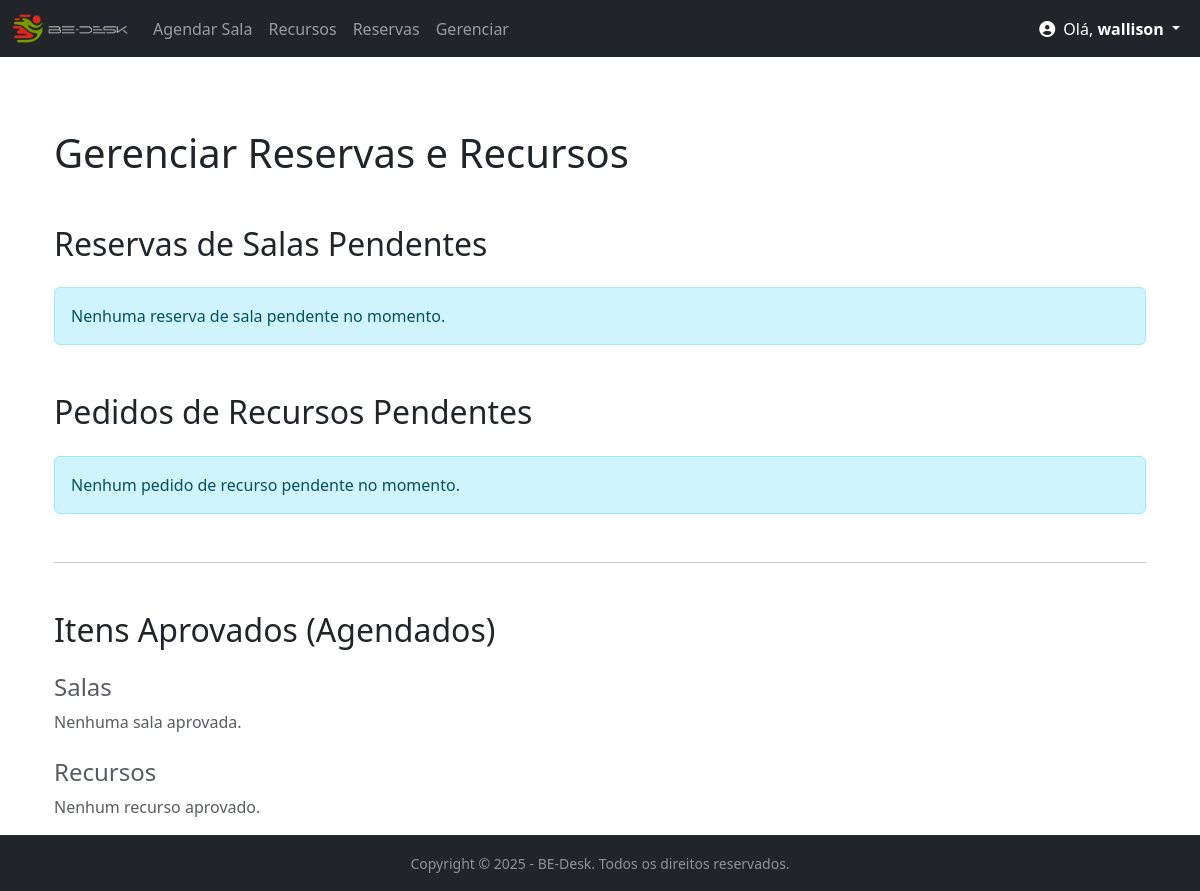
Page /gerenciar/ (signed in) on the earlier database version.
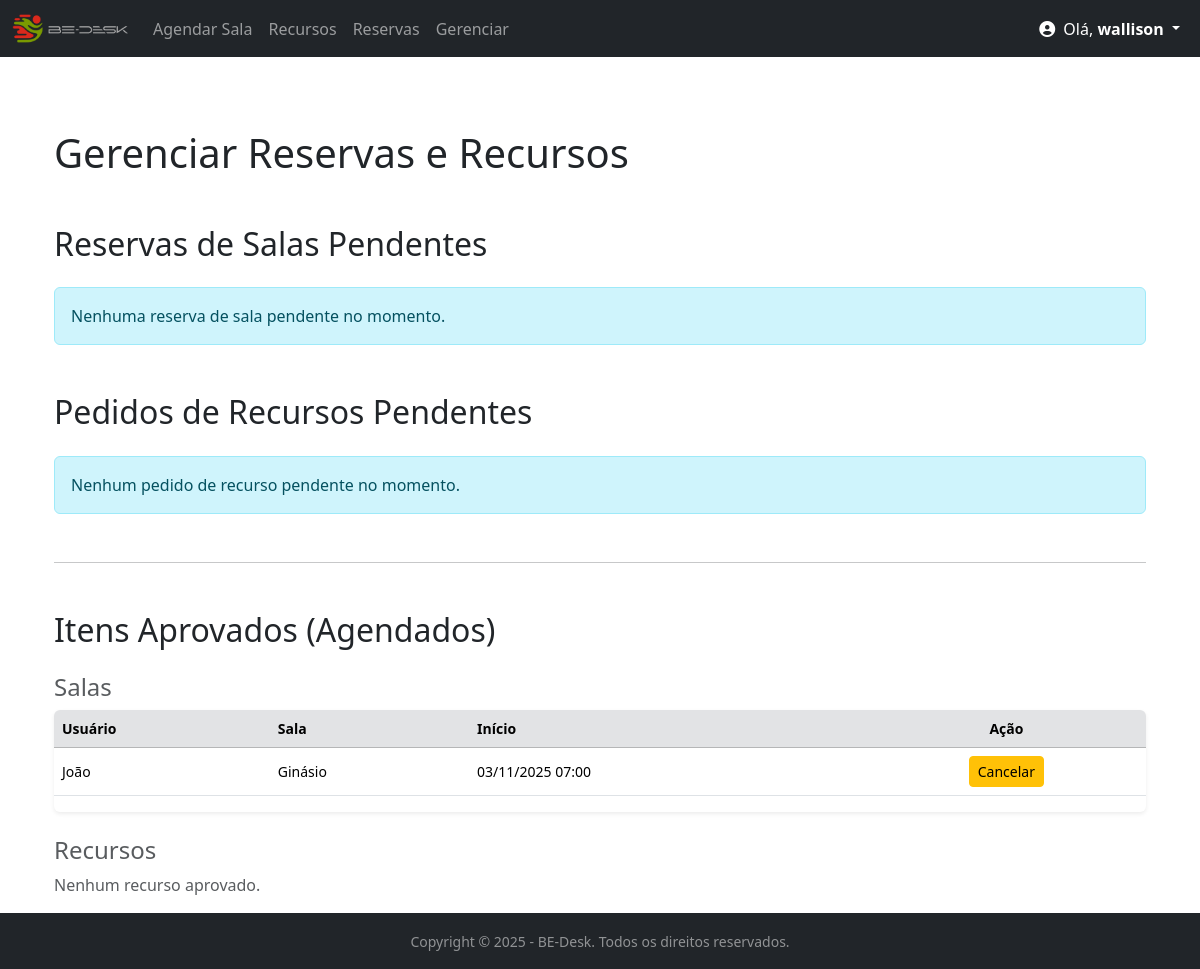
Same page on the later database version.
### bedesk/models.py (models this page shows, shortened)
class Agendamento(models.Model):
    STATUS_CHOICES = [
        ('PENDENTE', 'Pendente'), # O valor que vai para o banco (melhor em CAPS)
        ('APROVADO', 'Aprovado'), # O valor que o usuário vê (após a vírgula)
        ('REJEITADO', 'Rejeitado'),
    ]
    nome = models.CharField(max_length=100) # Nome do Agendamento (ex: Reunião de Marketing)
    sala = models.ForeignKey(Sala, on_delete=models.CASCADE)
    motivo = models.TextField()
    horario = models.TimeField()
    data_inicio = models.DateTimeField(null=True, blank=True)
    data_fim = models.DateTimeField(null=True, blank=True)
    status = models.CharField(
        max_length=10,
        choices=STATUS_CHOICES,
        default='PENDENTE' # Valor padrão para novas reservas
    )
    sala = models.ForeignKey(Sala, on_delete=models.CASCADE)
    usuario = models.ForeignKey(User, on_delete=models.CASCADE)
    class Meta:
        verbose_name_plural = "Agendamentos"
        indexes = [
            models.Index(fields=['status']),
        ]

class Sala(models.Model):
    nome = models.CharField(max_length=100)
    capacidade = models.IntegerField(default=1)

### bedesk/views.py (the view)
# urls.py: path('gerenciar/', views.gerenciar_reservas, name='listar_pendentes'),
@user_passes_test(is_admin_or_staff)
def gerenciar_reservas(request):
    reservas_pendentes = Agendamento.objects.filter(
        status='PENDENTE'
    ).order_by('data_inicio')
    reservas_aprovadas = Agendamento.objects.filter(
        status='APROVADO'
    ).order_by('-data_inicio', '-horario')
    recursos_pendentes = ReservaRecurso.objects.filter(
        status='PENDENTE'
    ).order_by('data_prevista')
    recursos_aprovados = ReservaRecurso.objects.filter(
        status='APROVADO'
    ).order_by('-data_prevista')
    context = {
        'reservas_pendentes': reservas_pendentes,
        'reservas_aprovadas': reservas_aprovadas,
        'recursos_pendentes': recursos_pendentes,
        'recursos_aprovados': recursos_aprovados,
        'titulo': 'Gerenciar Reservas e Recursos'
    }
    return render(request, 'bedesk/gerenciar_reservas.html', context)

### bedesk/context_processors.py (called while the page is built)
def notificacoes_pendentes(request):
    total_pendentes = 0
    if request.user.is_authenticated and request.user.is_staff:
        salas_pendentes_count = Agendamento.objects.filter(status='PENDENTE').count()
        recursos_pendentes_count = ReservaRecurso.objects.filter(status='PENDENTE').count()
        total_pendentes = salas_pendentes_count + recursos_pendentes_count
    return {
        'pendentes_count': total_pendentes
    }

### bedesk/views.py (called while the page is built)
def is_admin_or_staff(user):
    return user.is_staff or user.is_superuser

### bedesk/templates/bedesk/gerenciar_reservas.html (shortened to what the changed rows need)
{% extends 'bedesk/base.html' %}
{% block content %}
<div class="container mt-4">
    <h1 class="mb-5">{{ titulo }}</h1>
    <h2 class="mb-4">Reservas de Salas Pendentes</h2>
    {% if reservas_pendentes %}
    <div class="table-responsive shadow-sm rounded mb-5">
        <table class="table table-hover align-middle">
            <thead class="table-dark">
                <tr>
                    <th>Usuário</th>
                    <th>Sala</th>
                    <th>Início</th>
                    <th>Status</th>
                    <th class="text-center">Ação</th>
                </tr>
            </thead>
            <tbody>
                {% for reserva in reservas_pendentes %}
                <tr>
                    <td>{{ reserva.usuario.username }}</td>
                    <td>{{ reserva.sala.nome }}</td>
                    <td>{{ reserva.data_inicio|date:"d/m/Y H:i" }}</td>
                    <td><span class="badge bg-warning text-dark">{{ reserva.status }}</span></td>
                    <td class="text-center">
                        <a href="{% url 'aprovar_reserva' reserva.id %}" class="btn btn-success btn-sm">Aprovar</a>
                        <a href="{% url 'rejeitar_reserva' reserva.id %}" class="btn btn-danger btn-sm">Rejeitar</a>
                    </td>
                </tr>
                {% endfor %}
            </tbody>
        </table>
    </div>
    {% else %}
    <div class="alert alert-info mb-5" role="alert">
        Nenhuma reserva de sala pendente no momento.
    </div>
    {% endif %}
    <h2 class="mb-4">Pedidos de Recursos Pendentes</h2>
    {% if recursos_pendentes %}
    <div class="table-responsive shadow-sm rounded mb-5">
        <table class="table table-hover align-middle">
            <thead class="table-dark">
                <tr>
                    <th>Usuário</th>
                    <th>Recurso</th>
                    <th>Data Prevista</th>
                    <th>Motivo</th>
                    <th>Local</th>
                    <th>Status</th>
                    <th class="text-center">Ação</th>
                </tr>
            </thead>
            <tbody>
                {% for reserva in recursos_pendentes %}
                <tr>
                    <td>{{ reserva.usuario.username }}</td>
                    <td>{{ reserva.recurso.nome }}</td>
                    <td>{{ reserva.data_prevista|date:"d/m/Y H:i" }}</td>
                    <td>{{ reserva.motivo_uso|truncatechars:30 }}</td>
                    <td>{{ reserva.local_uso|truncatechars:30 }}</td>
                    <td><span class="badge bg-warning text-dark">{{ reserva.status }}</span></td>
                    <td class="text-center">
                        <a href="{% url 'aprovar_recurso' reserva.id %}" class="btn btn-success btn-sm">Aprovar</a>
                        <a href="{% url 'rejeitar_recurso' reserva.id %}" class="btn btn-danger btn-sm">Rejeitar</a>
                    </td>
                </tr>
                {% endfor %}
            </tbody>
        </table>
    </div>
    {% else %}
    <div class="alert alert-info mb-5" role="alert">
        Nenhum pedido de recurso pendente no momento.
    </div>
    {% endif %}
    <hr class="my-5">
    <h2 class="mb-4">Itens Aprovados (Agendados)</h2>
    <h4 class="text-muted mt-4">Salas</h4>
    {% if reservas_aprovadas %}
    <div class="table-responsive shadow-sm rounded mb-4">
        <table class="table table-hover align-middle small">
            <thead class="table-secondary">
                <tr><th>Usuário</th><th>Sala</th><th>Início</th><th class="text-center">Ação</th></tr>
            </thead>
            <tbody>
                {% for reserva in reservas_aprovadas %}
                <tr>
                    <td>{{ reserva.usuario.username }}</td>
                    <td>{{ reserva.sala.nome }}</td>
                    <td>{{ reserva.data_inicio|date:"d/m/Y H:i" }}</td>
                    <td class="text-center">
                        <a href="{% url 'rejeitar_reserva' reserva.id %}" class="btn btn-warning btn-sm">Cancelar</a>
                    </td>
                </tr>
                {% endfor %}
            </tbody>
        </table>
    </div>
    {% else %}
    <p class="text-muted">Nenhuma sala aprovada.</p>
    {% endif %}
    <h4 class="text-muted mt-4">Recursos</h4>
    {% if recursos_aprovados %}
    <div class="table-responsive shadow-sm rounded mb-4">
        <table class="table table-hover align-middle small">
            <thead class="table-secondary">
                <tr><th>Usuário</th><th>Recurso</th><th>Data Prevista</th><th class="text-center">Ação</th></tr>
            </thead>
            <tbody>
                {% for reserva in recursos_aprovados %}
                <tr>
                    <td>{{ reserva.usuario.username }}</td>
                    <td>{{ reserva.recurso.nome }}</td>
                    <td>{{ reserva.data_prevista|date:"d/m/Y H:i" }}</td>
                    <td class="text-center">
                        <a href="{% url 'rejeitar_recurso' reserva.id %}" class="btn btn-warning btn-sm">Cancelar</a>
                    </td>
                </tr>
                {% endfor %}
            </tbody>
        </table>
    </div>
    {% else %}
    <p class="text-muted">Nenhum recurso aprovado.</p>
    {% endif %}
</div>
{% endblock %}

Differences in the rows shown:
added Agendamento: usuario.username "João", sala.nome "Ginásio", data_inicio "03/11/2025 07:00"
Other differences:
text no longer shown: "Nenhuma sala aprovada."
text now shown: "Usuário Sala Início Ação"
